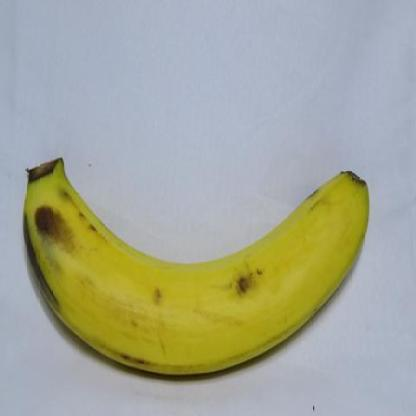
#> input picture Banana Ripeness Classification Dataset/ripe/musa-acuminata-freshripe-43de8667-2653-11ec-a9f3-d8c4975e38aa_jpg.rf.e56f620664ffe3e56f85df2c683ada8d.jpg, 416 x 416 px; its folder holds only this picture in this run
$ jupyter execute --allow-errors PP3_klasifikasi_pisangI.ipynb   (older library calls are emulated)
#> lines starting #> are read from the running program, lines starting #| are printed output that depends on the picture
### IMPORT LIBLARY

[cell 1]
import os
import cv2 as cv
import matplotlib.pyplot as plt
import numpy as np
import pandas as pd
import seaborn as sns

from skimage.feature import graycomatrix, graycoprops
from scipy.stats import entropy
from sklearn.model_selection import train_test_split
from sklearn.metrics import accuracy_score, precision_score, recall_score, f1_score

from sklearn.ensemble import RandomForestClassifier
from sklearn.svm import SVC
from sklearn.neighbors import KNeighborsClassifier
from sklearn.metrics import accuracy_score, classification_report, confusion_matrix, ConfusionMatrixDisplay

------

### 1. Persiapan Lingkungan dan Import Library
Tahap awal dalam proyek ini adalah mempersiapkan *library* yang diperlukan untuk mendukung proses analisis citra dan pemodelan *machine learning*. *Library* yang digunakan meliputi:

* **Pemrosesan Citra (`cv2`, `skimage`):** Digunakan untuk membaca, memanipulasi, dan mengekstraksi fitur tekstur GLCM (*Gray Level Co-Occurrence Matrix*) dari citra pisang.
* **Manipulasi Data (`numpy`, `pandas`):** Digunakan untuk mengelola struktur data citra dan *dataset* fitur agar siap diolah oleh model.
* **Visualisasi (`matplotlib`, `seaborn`):** Digunakan untuk menampilkan hasil analisis, grafik perbandingan model, dan matriks kebingungan (*confusion matrix*).
* **Pemodelan & Evaluasi (`sklearn`, `scipy`):** Digunakan untuk membangun model *Machine Learning* (KNN, SVM, Random Forest), melakukan pembagian data (*train-test split*), serta menghitung metrik evaluasi performa model seperti akurasi, presisi, dan F1-Score.

-------

### PEMUAT DATASET

[cell 2]
data = []
labels = []
file_name = []

for sub_folder in os.listdir("./Banana Ripeness Classification Dataset"):
    sub_folder_path = os.path.join("./Banana Ripeness Classification Dataset", sub_folder)

    if os.path.isdir(sub_folder_path):
        sub_folder_files = os.listdir(sub_folder_path)
        for i, filename in enumerate(sub_folder_files):
            if filename.lower().endswith(('.png', '.jpg', '.jpeg')):
                img_path = os.path.join(sub_folder_path, filename)
                img = cv.imread(img_path)
#> img is the input picture: shape (416, 416, 3); mean B, G, R 151.8, 168.7, 165.5

                if img is not None:
                    img = img.astype(np.uint8)
                    data.append(img)
                    labels.append(sub_folder)
                    file_name.append(filename)

data = np.array(data, dtype=object)
labels = np.array(labels)
print(f"Berhasil memuat {len(data)} gambar dari folder dataset.")
#| Berhasil memuat 2 gambar dari folder dataset.

------

### 2. Pemuatan Dataset (Dataset Loading)
Tahap ini bertujuan untuk mengimpor seluruh citra dari direktori dataset lokal ke dalam memori kerja Python. Langkah-langkah yang dilakukan adalah:

* **Iterasi Folder:** Kode melakukan *looping* melalui sub-folder yang ada di dalam direktori `./Banana Ripeness Classification Dataset`. Setiap sub-folder diasumsikan mewakili label kategori kematangan pisang tertentu.
* **Filter File:** Sistem secara otomatis memfilter file agar hanya memproses file dengan ekstensi gambar yang valid (`.png`, `.jpg`, `.jpeg`), sehingga menghindari error akibat file sistem lain (seperti file tersembunyi).
* **Pembacaan Citra:** Fungsi `cv.imread` digunakan untuk membaca data piksel dari gambar dan menyimpannya ke dalam list `data`.
* **Sinkronisasi Label:** Nama sub-folder diambil dan disimpan ke dalam list `labels` sebagai label klasifikasi (ground truth), sedangkan nama file asli disimpan ke dalam list `file_name` untuk memudahkan pelacakan data selama proses pengujian.
* **Konversi ke Array:** Terakhir, data dikonversi ke dalam format `numpy.array` agar lebih efisien untuk diolah dalam proses komputasi vektor pada tahap ekstraksi fitur dan pelatihan model.

-------

### DATA EKPLORATIF

[cell 3]
unique_labels, counts = np.unique(labels, return_counts=True)
plt.figure(figsize=(8, 5))
sns.barplot(x=unique_labels, y=counts, hue=unique_labels, palette='viridis', legend=False)

plt.title('Grafik Distribusi Jumlah Gambar per Kelas', fontsize=14)
plt.xlabel('Label Kelas', fontsize=12)
plt.ylabel('Jumlah Gambar', fontsize=12)
plt.show()
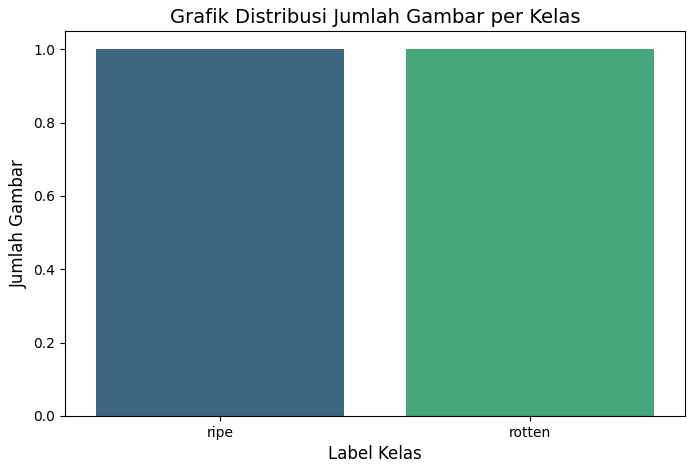
#> figure drawn by matplotlib, 1 panel

print("Menampilkan 5 sampel gambar dari dataset:")
fig, axes = plt.subplots(1, 5, figsize=(15, 3))
#> (the rest of this cell did not finish here and is left out)

--------

### 3. Analisis Data Eksploratif (EDA)
Sebelum melakukan pemodelan, sangat penting untuk memahami karakteristik dataset yang digunakan. Tahap ini terbagi menjadi dua bagian:

* **Distribusi Jumlah Gambar per Kelas:**
  Menggunakan `sns.barplot`, kita memvisualisasikan jumlah sampel untuk setiap kategori kematangan pisang. Langkah ini krusial untuk mendeteksi apakah terjadi **ketidakseimbangan data (*class imbalance*)**, yaitu kondisi di mana jumlah sampel antar kelas tidak merata yang dapat memengaruhi bias model saat proses pelatihan.

* **Visualisasi Sampel Gambar:**
  Bagian ini menampilkan 5 sampel gambar secara acak dari dataset menggunakan `np.random.choice`.
  * Karena `OpenCV` membaca gambar dalam format **BGR**, dilakukan konversi ke format **RGB** agar warna gambar yang muncul pada `matplotlib` sesuai dengan aslinya.
  * Tujuannya adalah untuk memberikan gambaran visual mengenai variasi kualitas gambar dan memastikan bahwa setiap citra telah dimuat dengan benar ke dalam sistem sebelum masuk ke tahap ekstraksi fitur.

  --------

### AUGMENTASI DATA

[cell 4]
data_augmented = []
labels_augmented = []
print("Data sebelum augmentasi: ", len(data))
#| Data sebelum augmentasi:  2

------

### 4. Augmentasi Data (Data Augmentation)
Pada tahap ini, kita melakukan teknik augmentasi untuk memperbanyak jumlah dataset secara buatan (*artificial expansion*). Tujuan utama dari langkah ini adalah:

* **Mengatasi Keterbatasan Data:** Memperbanyak variasi data agar model memiliki lebih banyak contoh untuk dipelajari, yang secara langsung dapat membantu mengurangi risiko *overfitting*.
* **Invariansi Model:** Dengan memanipulasi gambar (seperti rotasi, *flipping*, atau perubahan kecerahan—tergantung fungsi yang kamu gunakan), model diajarkan untuk mengenali objek pisang dari berbagai sudut dan kondisi pencahayaan yang berbeda.
* **Validasi Awal:** Baris `print("Data sebelum augmentasi: ", len(data))` berfungsi sebagai kontrol untuk mencatat ukuran *dataset* awal sebelum proses duplikasi atau modifikasi diterapkan, sehingga kita bisa membandingkan secara transparan berapa banyak data tambahan yang berhasil dihasilkan.

-------

### PRA-PROSESAN CITRA

[cell 5]
def prepro3_visual(image):
    gray = cv.cvtColor(image, cv.COLOR_BGR2GRAY) if len(image.shape) == 3 else image.copy()
    median_blur = cv.medianBlur(gray, 5)
    kernel = cv.getStructuringElement(cv.MORPH_ELLIPSE, (5, 5))
    opening_result = cv.morphologyEx(median_blur, cv.MORPH_OPEN, kernel)
    return gray, median_blur, opening_result

dataPreprocessed = []

for i in range(len(data)):
    if data[i] is None: continue

    img_array = np.array(data[i], dtype=np.uint8)
    img_resized = cv.resize(img_array, (256, 256))

    _, _, final_prep = prepro3_visual(img_resized)
    dataPreprocessed.append(final_prep)
#> this loop made 2 passes
#> pass 1, in prepro3_visual, `gray = cv.cvtColor(image, cv.COLOR_BGR2GRAY) if len(image.shape) == 3 ..`:
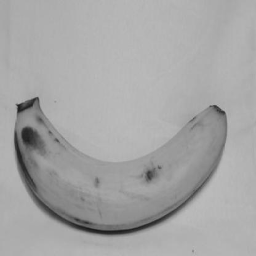
#> gray: shape (256, 256); min 25, max 188, mean 165.7
#> after the loop:
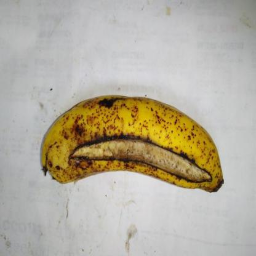
#> img_resized: shape (256, 256, 3); mean B, G, R 159.3, 175.2, 181.7
#> after the loop, dataPreprocessed = 2 items

dataPreprocessed = np.array(dataPreprocessed)

print("Menampilkan Grafik Hasil Preprocessing (Sampel Acak):")
#> (the rest of this cell did not finish here and is left out)

--------

### 5. Pra-pemrosesan Citra (Image Preprocessing Pipeline)
Tahap ini adalah langkah krusial untuk menstandarisasi input citra agar model dapat mengekstraksi fitur tekstur dengan lebih stabil. Proses ini terdiri dari beberapa tahapan:

* **Resizing:** Seluruh citra diubah ukurannya menjadi (256x256) piksel. Hal ini wajib dilakukan agar dimensi data seragam, yang akan mencegah error saat perhitungan matriks GLCM nantinya.
* **Transformasi Grayscale:** Mengonversi citra BGR ke skala abu-abu (*grayscale*) untuk mereduksi kompleksitas data dari 3 channel warna menjadi 1 channel intensitas cahaya.
* **Median Filtering:** Mengaplikasikan `cv.medianBlur` dengan kernel 5x5. Teknik ini sangat efektif untuk menghilangkan *noise* jenis *salt-and-pepper* tanpa mengaburkan tepi objek yang krusial untuk analisis tekstur.
* **Morfologi Opening:** Menggunakan operasi *Erosion* diikuti *Dilation* dengan elemen struktur elips. Proses ini bertujuan untuk menghapus detail kecil yang tidak diinginkan pada latar belakang dan mempertegas tekstur kulit pisang.

Visualisasi di bawah ini menampilkan perbandingan perubahan citra dari fase asli hingga hasil akhir *preprocessing* yang akan digunakan sebagai input model klasifikasi.

---------

### EKSTRASI FITUR GLCM

[cell 6]
def glcm(image, derajat):
    angles = [0] if derajat == 0 else [np.pi/4] if derajat == 45 else [np.pi/2] if derajat == 90 else [3*np.pi/4]
    return graycomatrix(image, [1], angles, 256, symmetric=True, normed=True)

def correlation(m): return graycoprops(m, 'correlation')[0, 0]
def dissimilarity(m): return graycoprops(m, 'dissimilarity')[0, 0]
def homogenity(m): return graycoprops(m, 'homogeneity')[0, 0]
def contrast(m): return graycoprops(m, 'contrast')[0, 0]
def ASM(m): return graycoprops(m, 'ASM')[0, 0]
def energy(m): return graycoprops(m, 'energy')[0, 0]
def entropyGlcm(m): return entropy(m.ravel())

--------

### 6. Ekstraksi Fitur Tekstur (GLCM)
Untuk merepresentasikan karakteristik tekstur kulit pisang dalam bentuk numerik, kita menggunakan metode GLCM. GLCM menghitung seberapa sering pasangan piksel dengan nilai intensitas tertentu muncul dalam jarak dan sudut orientasi yang ditentukan.

* **Fungsi `glcm`:** Fungsi ini berfungsi untuk membangun matriks GLCM berdasarkan derajat orientasi yang dipilih (0°, 45°, 90°, atau 135°). Penggunaan `symmetric=True` memastikan hubungan antar piksel bersifat dua arah, sementara `normed=True` menormalisasi nilai matriks sehingga probabilitas kemunculan piksel lebih mudah dibandingkan antar kelas.

* **Fungsi Ekstraksi Properti:** Setelah matriks GLCM terbentuk, kita mengekstrak parameter statistik utama yang merepresentasikan karakteristik tekstur permukaan pisang:
    * **Correlation:** Mengukur ketergantungan antar piksel (tekstur linear).
    * **Dissimilarity & Contrast:** Mengukur variasi lokal; nilai tinggi menunjukkan perbedaan kontras yang tajam (misalnya bercak hitam pada pisang matang).
    * **Homogeneity:** Mengukur keseragaman distribusi piksel; nilai tinggi menunjukkan permukaan yang halus.
    * **ASM (*Angular Second Moment*) & Energy:** Mengukur keteraturan tekstur.
    * **Entropy:** Mengukur tingkat ketidakteraturan atau kompleksitas tekstur pada citra.

Metode ini sangat efektif untuk mengklasifikasikan tingkat kematangan pisang karena perubahan warna kulit pisang dari mentah ke matang sangat berkorelasi dengan perubahan tekstur dan distribusi intensitas piksel.

---------

### PENYUSUNAN TABEL FITUR

[cell 7]
fitur = {k: [] for k in ['D0','D45','D90','D135','K0','K45','K90','K135','Dis0','Dis45','Dis90','Dis135',
                         'H0','H45','H90','H135','E0','E45','E90','E135','A0','A45','A90','A135',
                         'ER0','ER45','ER90','ER135','C0','C45','C90','C135']}

for img in dataPreprocessed:
    m0, m45, m90, m135 = glcm(img, 0), glcm(img, 45), glcm(img, 90), glcm(img, 135)

    for m, ang in zip([m0, m45, m90, m135], ['0', '45', '90', '135']):
        fitur[f'K{ang}'].append(contrast(m))
        fitur[f'Dis{ang}'].append(dissimilarity(m))
        fitur[f'H{ang}'].append(homogenity(m))
        fitur[f'E{ang}'].append(entropyGlcm(m))
        fitur[f'A{ang}'].append(ASM(m))
        fitur[f'ER{ang}'].append(energy(m))
        fitur[f'C{ang}'].append(correlation(m))
#> this loop made 2 passes

dataTable = {'Filename': file_name, 'Label': labels}
mapping = {'Contrast':'K', 'Dissimilarity':'Dis', 'Homogeneity':'H', 'Entropy':'E', 'ASM':'A', 'Energy':'ER', 'Correlation':'C'}
for name, prefix in mapping.items():
    for ang in ['0', '45', '90', '135']:
        dataTable[f'{name}{ang}'] = fitur[f'{prefix}{ang}']

df = pd.DataFrame(dataTable)
df.to_csv('hasil_ekstraksi_1.csv', index=False)

hasilEkstrak = pd.read_csv('hasil_ekstraksi_1.csv')
#> (reads hasil_ekstraksi_1.csv from the repository)
print("Tabel Hasil Ekstraksi Fitur GLCM (5 Baris Pertama):")
display(hasilEkstrak.head())

--------

### 7. Penyusunan Tabel Fitur (Feature Dataset Assembly)
Setelah nilai statistik tekstur (GLCM) berhasil diekstraksi, tahap selanjutnya adalah menyusunnya ke dalam struktur data yang terorganisir agar dapat digunakan dalam proses klasifikasi.

* **Inisialisasi Struktur Data:** Kita menggunakan *dictionary* `fitur` dengan *key* yang merepresentasikan setiap kombinasi properti (seperti Kontras, Energi, dll) dan sudut orientasi (0°, 45°, 90°, 135°).
* **Iterasi Ekstraksi:** *Looping* dilakukan pada seluruh citra yang telah diproses (`dataPreprocessed`), di mana setiap citra dihitung nilai GLCM-nya untuk keempat sudut tersebut. Hal ini memastikan model memiliki wawasan tekstur yang **invarian terhadap rotasi**, artinya model tetap mampu mengenali pola pisang meski sudut pengambilan fotonya berbeda-beda.
* **Integrasi dengan Label:** Kita menggabungkan fitur numerik tersebut dengan informasi metadata (`Filename` dan `Label`) ke dalam satu objek `dataTable`. Hal ini penting agar model dapat mengenali hubungan antara fitur tekstur dan kategori kematangan pisang yang sebenarnya (ground truth).
* **Ekspor Data:** Data yang telah tersusun rapi dalam `DataFrame` kemudian disimpan ke dalam file `hasil_ekstraksi_1.csv`. Langkah ini penting untuk **audit data**, di mana kita dapat memeriksa kembali nilai-nilai tekstur yang telah diekstraksi tanpa harus melakukan komputasi ulang dari awal.

----------

### SELEKSI FITUR

[cell 8]
correlation_matrix = hasilEkstrak.drop(columns=['Label','Filename']).corr()

threshold = 0.95
columns = np.full((correlation_matrix.shape[0],), True, dtype=bool)

for i in range(correlation_matrix.shape[0]):
    for j in range(i+1, correlation_matrix.shape[0]):
        if abs(correlation_matrix.iloc[i,j]) >= threshold:
            if columns[j]: columns[j] = False

select = hasilEkstrak.drop(columns=['Label','Filename']).columns[columns]
x_new = hasilEkstrak[select]
y = hasilEkstrak['Label']

print("Grafik Heatmap Korelasi Antar Fitur (Yang Terseleksi):")
plt.figure(figsize=(14, 12))
sns.heatmap(x_new.corr(), annot=True, cmap='Blues', fmt=".2f")
plt.show()
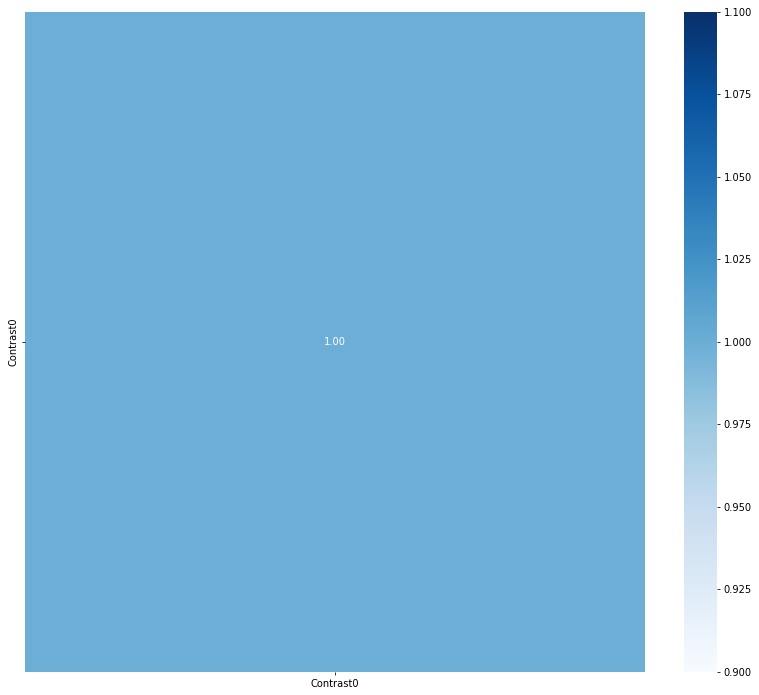
#> figure drawn by matplotlib, 2 panels

---------

### 8. Seleksi Fitur Berbasis Korelasi (Feature Selection)
Pada tahap ini, kita melakukan penyaringan fitur untuk mengatasi masalah **multikolinearitas** (korelasi berlebihan antar variabel) yang dapat menyebabkan model menjadi bias atau bekerja terlalu lambat.

* **Logika Seleksi:** Kita menghitung matriks korelasi menggunakan `hasilEkstrak.corr()`. Jika dua fitur memiliki nilai korelasi absolut yang lebih besar atau sama dengan **0.95 (threshold)**, artinya kedua fitur tersebut membawa informasi yang hampir identik (*redundant*). Dalam kondisi ini, salah satu fitur akan dihapus untuk menjaga independensi data.
* **Manfaat:** * **Reduksi Dimensi:** Mengurangi jumlah fitur yang tidak perlu tanpa kehilangan informasi penting.
    * **Peningkatan Efisiensi:** Mempercepat waktu komputasi model *Machine Learning* karena variabel input menjadi lebih padat dan informatif.
    * **Pencegahan Overfitting:** Membantu model agar lebih fokus pada fitur-fitur yang benar-benar unik dalam membedakan tingkat kematangan pisang.
* **Visualisasi:** *Heatmap* ditampilkan untuk memberikan gambaran visual mengenai hubungan ketergantungan antar fitur yang telah lolos seleksi. Fitur dengan korelasi yang masih tinggi akan terlihat melalui gradasi warna, membantu kita memahami variabel mana yang paling berpengaruh dalam membedakan kelas kematangan.

---------

### STANDARISASI DATA

[cell 9]
X_train, X_test, y_train, y_test = train_test_split(x_new, y, test_size=0.2, random_state=42)

X_train_mean, X_train_std = X_train.mean(), X_train.std()
X_train = (X_train - X_train_mean) / X_train_std
X_test = (X_test - X_train_mean) / X_train_std

def generateClassificationReport(y_true, y_pred, title):
    print(f"------ {title} ------")
    print(classification_report(y_true, y_pred))
    print('Accuracy:', accuracy_score(y_true, y_pred), "\n")

rf = RandomForestClassifier(n_estimators=100, random_state=42)
svm = SVC(kernel='rbf', random_state=42)
knn = KNeighborsClassifier(n_neighbors=5)

models = {'Random Forest': rf, 'SVM': svm, 'KNN': knn}

#> (the rest of this cell did not finish here and is left out)

-----

### 9. Standardisasi Data dan Pelatihan Model
Setelah fitur diseleksi, langkah terakhir sebelum proses klasifikasi adalah standardisasi dan pelatihan model.

* **Standardisasi (Z-Score Normalization):**
  Data seringkali memiliki rentang nilai yang berbeda-beda (misalnya, nilai *Contrast* bisa ribuan, sementara *Energy* berada di rentang 0-1). Kita menggunakan rumus `(X - mean) / std` agar data memiliki rata-rata 0 dan standar deviasi 1. Standardisasi ini sangat penting terutama untuk model seperti **SVM** dan **KNN** yang sensitif terhadap skala data agar perhitungan jarak antar titik data menjadi adil.

* **Pelatihan Model (*Training*):**
  Kita menguji tiga algoritma populer:
    * **Random Forest:** Menggunakan metode *ensemble* (kumpulan pohon keputusan) untuk memberikan hasil klasifikasi yang stabil.
    * **SVM (*Support Vector Machine*):** Menggunakan kernel `rbf` untuk mencari pemisah terbaik antara kategori kematangan dalam ruang fitur dimensi tinggi.
    * **KNN (*K-Nearest Neighbors*):** Mengklasifikasikan data berdasarkan kesamaan fitur dengan 5 data terdekat (*k=5*).

* **Fungsi Evaluasi (`generateClassificationReport`):**
  Fungsi ini dipanggil secara otomatis untuk setiap model. Ia mencetak laporan klasifikasi yang mencakup metrik *Precision, Recall,* dan *F1-Score* untuk setiap kelas kematangan, serta akurasi keseluruhan. Hal ini memudahkan kita dalam membandingkan secara langsung performa ketiga model dalam satu alur eksekusi.

-----

### PELATIHAN MODEL

[cell 10]
knn = KNeighborsClassifier()
svm = SVC()
rf = RandomForestClassifier()

# Latih Model
#> (the rest of this cell did not finish here and is left out)

--------

### 10. Pelatihan Model dan Inferensi (Model Training and Inference)
Tahap ini merupakan inti dari sistem klasifikasi, di mana model belajar untuk memetakan fitur-fitur tekstur yang telah diekstraksi ke label kategori kematangan pisang yang benar.

* **Inisialisasi Model:** Kita mendefinisikan tiga arsitektur model dengan karakteristik berbeda:
    * **K-Nearest Neighbors (KNN):** Menggunakan prinsip kedekatan (*proximity*) untuk mengklasifikasikan data berdasarkan kesamaan fitur dengan data latih terdekat.
    * **Support Vector Machine (SVC):** Mencari bidang pemisah (*hyperplane*) optimal untuk memaksimalkan margin antara kelas kematangan pisang.
    * **Random Forest (RF):** Menggunakan kumpulan pohon keputusan (*ensemble learning*) untuk mencapai akurasi yang lebih kuat dan tahan terhadap *overfitting*.

[Image of random forest ensemble learning]

* **Proses Training (`.fit`):** Fungsi ini adalah tempat model "belajar". Data latih (`X_train`) dan target label (`y_train`) digunakan agar model dapat memahami pola numerik dari setiap kelas kematangan.

* **Proses Inferensi (`.predict`):** Setelah model terlatih, kita melakukan pengujian menggunakan data yang belum pernah dilihat sebelumnya (`X_test`). Hasil prediksi disimpan dalam variabel `y_pred` masing-masing model untuk kemudian dievaluasi kinerjanya pada tahap berikutnya.

----------

### EVALUASI MODEL

[cell 11]
def plot_confusion_matrix(y_true, y_pred, title):
    cm = confusion_matrix(y_true, y_pred)
    disp = ConfusionMatrixDisplay(confusion_matrix=cm, display_labels=np.unique(y_test))

    fig, ax = plt.subplots(figsize=(6, 6))
    disp.plot(cmap=plt.cm.Blues, ax=ax)
    plt.title(title)
    plt.show()

print("Grafik Confusion Matrix untuk Ketiga Model:")
#> (the rest of this cell did not finish here and is left out)

-------

### 11. Evaluasi Model dengan Confusion Matrix
*Confusion Matrix* adalah alat evaluasi yang sangat informatif untuk memvisualisasikan performa klasifikasi secara detail. Berbeda dengan metrik akurasi yang bersifat global, matriks ini menunjukkan:

* **Diagonal Utama:** Menunjukkan jumlah prediksi yang benar (*True Positives*) untuk setiap kelas (Misalnya: Pisang Mentah terprediksi sebagai Mentah).
* **Elemen Luar Diagonal:** Menunjukkan kesalahan klasifikasi (*False Positives* dan *False Negatives*). Ini membantu kita mengidentifikasi kelas mana yang paling sulit dikenali oleh model.

Fungsi `plot_confusion_matrix` yang digunakan di atas memetakan hasil prediksi model (Random Forest, SVM, dan KNN) ke dalam bentuk *heatmap*. Penggunaan `cmap=plt.cm.Blues` mempermudah kita dalam mengidentifikasi tingkat kepercayaan model; semakin gelap warna pada diagonal, semakin tinggi performa model tersebut dalam mengenali kelas yang bersangkutan.

Analisis ini sangat berguna untuk melakukan *debugging* model: jika ada dua kelas yang sering tertukar, kita bisa memutuskan untuk menambahkan lebih banyak data latih pada kelas tersebut atau memperbaiki fitur ekstraksinya.

-------

### EKSEKUSI PRA-PEMROSESAN

[cell 12]
dataPreprocessed = []

for i in range(len(data)):
    img_current = data[i]

    if img_current is None:
        continue

    # Langsung gunakan data[i] tanpa resize
    img_array = np.array(img_current, dtype=np.uint8)

    # Langsung masuk ke proses preprocessing
    gray, median_blur, opening_result = prepro3_visual(img_array)

    # ---------------------------------------------------------
    # VISUALISASI
    # ---------------------------------------------------------
    fig, axes = plt.subplots(1, 4, figsize=(9, 4))

    img_rgb = cv.cvtColor(img_array, cv.COLOR_BGR2RGB) if len(img_array.shape) == 3 else img_array

    axes[0].imshow(img_rgb)
    axes[0].set_title(f"[{i}] Gambar Asli")
    axes[0].axis('off')

    axes[1].imshow(gray, cmap='gray')
    axes[1].set_title("1. Grayscale")
    axes[1].axis('off')

    axes[2].imshow(median_blur, cmap='gray')
    axes[2].set_title("2. Median Filter")
    axes[2].axis('off')

    axes[3].imshow(opening_result, cmap='gray')
    axes[3].set_title("3. Morfologi Opening")
    axes[3].axis('off')

    plt.tight_layout()
    plt.show()

    dataPreprocessed.append(opening_result)
#> this loop made 2 passes
#> pass 2, `plt.show()`:
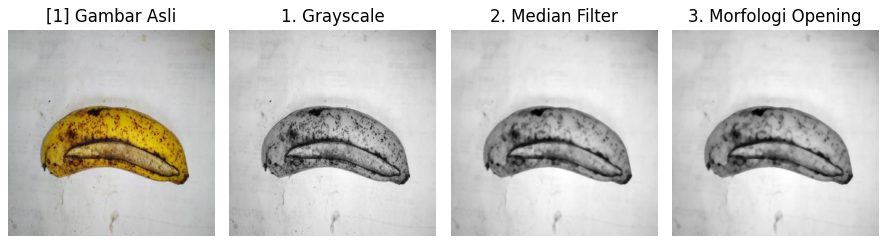
#> figure drawn by matplotlib, 4 panels

# PENTING: Jika ukuran gambar berbeda-beda, dataPreprocessed ini akan jadi 'list of arrays'
# dan GLCM nanti mungkin akan error.
dataPreprocessed = np.array(dataPreprocessed, dtype=object)
print("Preprocessing selesai.")
